Frame 1 (no input): blank canvas, image omitted
Frame 60 (no input): blank canvas, image omitted
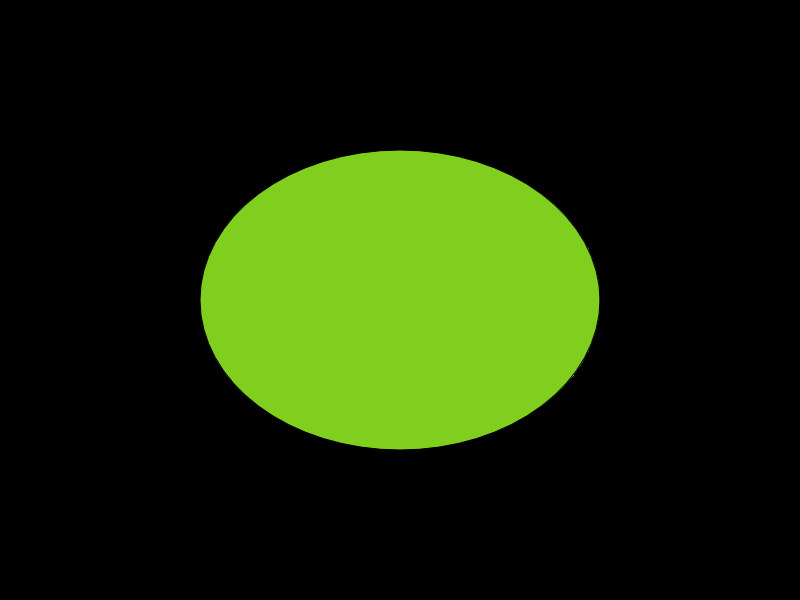
Frame 120 (the mouse pressed at the canvas centre since frame 60)

The p5.js sketch whose frames 1 and 60 were blank and that drew this single picture after the mouse press (run headless with seeded random() and noise() and a simulated clock; from frame 60 on, the mouse is pressed at the canvas centre):

// p5.js sketch
// ── sketch.js
// this is a comment

/*
all this stuff
      is also
          a
              comment
*/

function setup() {
  createCanvas(800, 600); // width and height in pixels
  background(0); // background color
}

function draw() {
  // color in p5.js
  fill(128, 206, 30); // foreground color (RGB)
  
  // console.log(mouseX); // print this out!
  
  ellipse(mouseX, mouseY, mouseX, mouseY); // draw
}
